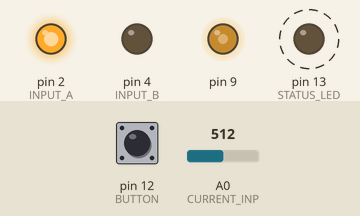
Recording of a sketch running on a simulated Arduino Uno, built with avr-gcc and run on an emulated ATmega328P. Parts: output pins drawn as LEDs (lit = HIGH). Dashed ring = blinking. The inputs (shaded band) are chosen by the test bench; at power-on: pin 12 (BUTTON) LOW, A0 (CURRENT_INP) = 512. What the sketch prints to the serial monitor is not drawn.

Above: at 1.2 s.
1.3 s: pin 12 (BUTTON) pulled HIGH for 0.15 s
At 1.9 s:
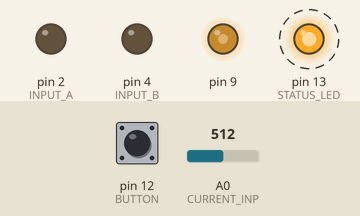
4.3 s: pin 12 (BUTTON) pulled HIGH for 1 s
At 4.9 s:
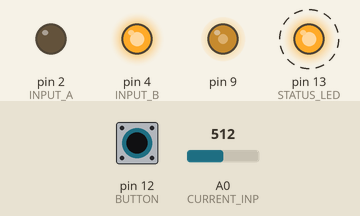
7.3 s: pin 12 (BUTTON) pulled HIGH for 3.2 s
At 7.9 s:
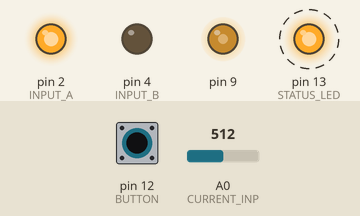
Timing chart, 0 to 18.0 s (numbered marks = the images above; inputs shaded):
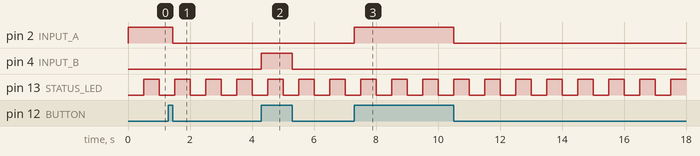

Measured:
- after the input at 1.3 s, pin 2 (INPUT_A): HIGH → LOW after 0.15 s
- after the input at 4.3 s, pin 4 (INPUT_B): LOW → HIGH at once, → LOW 1.0 s later
- after the input at 7.3 s, pin 2 (INPUT_A): LOW → HIGH at once, → LOW 3.2 s later
- by itself, pin 13 (STATUS_LED): alternates HIGH for 0.50 s and LOW for 0.50 s

The sketch:

Direction_Control.ino
```cpp
/*************************************************************************
File Name:   Direction_Control
Name:        Automatic Window Control Program
Author:      Benjamin Degn
Created:     May 24, 2015
Modified:    Jun 14, 2015
Description:
    Controls the basic calibration and operation of the system.
*************************************************************************/

/*************************************************************************
                              GENRAL INCLUDES
*************************************************************************/

#include "TimerOne.h"

/*************************************************************************
                             DEFINED CONSTANTS
*************************************************************************/

#define BACK        0                   /* Reverse Direction            */
#define BUTTON      12                  /* Momentary Switch GPIO        */
#define CURRENT_INP A0                  /* Current Sense Analog Input   */
#define INPUT_A     2                   /* Motor Control Input A        */
#define INPUT_B     4                   /* Motor Control Input B        */
#define ITERATION   100                 /* Iteration Division           */
#define FORWARD     1                   /* Forward Direction            */
#define SPEED_CTRL  9                   /* Speed Control PWM            */
#define STATUS_LED  13                  /* Status LED GPIO              */

#define FLAG_STOP   0x1                 /* Motor Just Stopped Flag      */

/*************************************************************************
                             GLOBAL VARIABLES
*************************************************************************/

int g_averaged_value;                   /* Averaged Current Value       */
int g_button;                           /* Button Input                 */
int g_current_return;                   /* Current Return Value         */
int g_flags;                            /* Target Flags                 */
int g_i;                                /* Iteration Variable           */
int g_state;                            /* Motor Direction State        */

/*************************************************************************
                                  METHODS
*************************************************************************/

/*------------------------------------------------------------------------

    PROCEDURE NAME: setup

    DESCRIPTION: Called at start-up before any processor functions are
                 initiated.

------------------------------------------------------------------------*/

void setup
    (
    void
    )
{
    /*--------------------------------------------------------------------
    Open the serial port
    --------------------------------------------------------------------*/
    Serial.begin(9600);
    while (!Serial) {
    ; // wait for serial port to connect. Needed for Leonardo only
    }

    /*--------------------------------------------------------------------
    Set up the GPIO ports
    --------------------------------------------------------------------*/
    pinMode( INPUT_A, OUTPUT );
    pinMode( INPUT_B, OUTPUT );
    pinMode( STATUS_LED, OUTPUT );
    pinMode( BUTTON, INPUT );

    /*--------------------------------------------------------------------
    Set up Timer
    --------------------------------------------------------------------*/
    Timer1.initialize( 500000 );        /* Half-second timer            */
    Timer1.attachInterrupt( timer1callback );

    /*--------------------------------------------------------------------
    Set up the PWM
    --------------------------------------------------------------------*/
    Timer1.pwm( SPEED_CTRL, 512 );

    /*--------------------------------------------------------------------
    Set up the global variables
    --------------------------------------------------------------------*/
    g_averaged_value = 0;
    g_flags          = 0;
    g_i              = 0;
    g_state          = FORWARD;

    /*--------------------------------------------------------------------
    Set the motor initially to forward
    --------------------------------------------------------------------*/
    digitalWrite( INPUT_A, HIGH );

    Serial.println("Power Up Complete!");
}

/*------------------------------------------------------------------------

    PROCEDURE NAME: timer1callback

    DESCRIPTION: Callback for the Timer 1 interrupt.

------------------------------------------------------------------------*/

void timer1callback
    (
    void
    )
{
    digitalWrite( STATUS_LED, digitalRead( STATUS_LED ) ^ 1 );
}

/*------------------------------------------------------------------------

    PROCEDURE NAME: loop

    DESCRIPTION: Called in an infinite loop after the setup() function.

------------------------------------------------------------------------*/

void loop
    (
    void
    )
{
    /*--------------------------------------------------------------------
    Read the input from the momentary switch and the analog current sense
    --------------------------------------------------------------------*/
    g_button = digitalRead( BUTTON );
    g_current_return = analogRead( CURRENT_INP );

    /*--------------------------------------------------------------------
    Increment the iteration divisor until it reaches the defined
    iteration value to slow the output of information. When the value is
    reached, output the information and reset the iteration variable
    --------------------------------------------------------------------*/
    if( g_i++ == ITERATION ) {
        g_averaged_value /= ITERATION;
        g_i = 0;
        Serial.write('\r');
        Serial.print( g_averaged_value );
        g_averaged_value = 0;
    } else {
        g_averaged_value += g_current_return;
    }

    /*--------------------------------------------------------------------
    Move the motor when the button is depressed, stop the motor and
    change direction whenever it's released
    --------------------------------------------------------------------*/
    if( g_button == HIGH ) {
        if( !(g_flags & FLAG_STOP) ) {
            if( g_state == FORWARD ) {
                digitalWrite( INPUT_B, LOW );
                digitalWrite( INPUT_A, HIGH );
            } else {
                digitalWrite( INPUT_B, HIGH );
                digitalWrite( INPUT_A, LOW );
            }
            g_flags ^= FLAG_STOP;
        }
    } else {
        if( g_flags & FLAG_STOP ) {
            g_state ^= 1;
            digitalWrite( INPUT_A, LOW );
            digitalWrite( INPUT_B, LOW );
            g_flags ^= FLAG_STOP;
        }
    }
}
```
